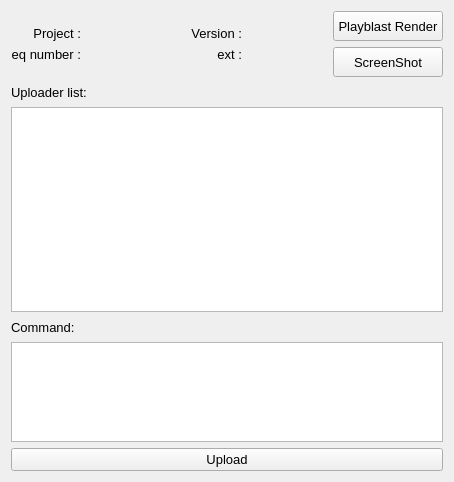
<?xml version="1.0" encoding="UTF-8"?>
<ui version="4.0">
 <class>Form</class>
 <widget class="QWidget" name="Form">
  <property name="geometry">
   <rect>
    <x>0</x>
    <y>0</y>
    <width>454</width>
    <height>482</height>
   </rect>
  </property>
  <property name="maximumSize">
   <size>
    <width>500</width>
    <height>16777215</height>
   </size>
  </property>
  <property name="windowTitle">
   <string>Shot uploader</string>
  </property>
  <layout class="QVBoxLayout" name="verticalLayout">
   <item>
    <layout class="QGridLayout" name="gridLayout_2">
     <item row="1" column="1">
      <widget class="QLabel" name="label_seq_num">
       <property name="minimumSize">
        <size>
         <width>70</width>
         <height>20</height>
        </size>
       </property>
       <property name="font">
        <font>
         <pointsize>10</pointsize>
        </font>
       </property>
       <property name="text">
        <string/>
       </property>
       <property name="alignment">
        <set>Qt::AlignLeading|Qt::AlignLeft|Qt::AlignTop</set>
       </property>
      </widget>
     </item>
     <item row="1" column="0">
      <widget class="QLabel" name="label_4">
       <property name="minimumSize">
        <size>
         <width>70</width>
         <height>20</height>
        </size>
       </property>
       <property name="maximumSize">
        <size>
         <width>70</width>
         <height>30</height>
        </size>
       </property>
       <property name="font">
        <font>
         <pointsize>10</pointsize>
        </font>
       </property>
       <property name="text">
        <string>Seq number :</string>
       </property>
       <property name="alignment">
        <set>Qt::AlignRight|Qt::AlignTop|Qt::AlignTrailing</set>
       </property>
       <property name="wordWrap">
        <bool>false</bool>
       </property>
      </widget>
     </item>
     <item row="1" column="3">
      <widget class="QLabel" name="label_ext">
       <property name="minimumSize">
        <size>
         <width>70</width>
         <height>20</height>
        </size>
       </property>
       <property name="font">
        <font>
         <pointsize>10</pointsize>
        </font>
       </property>
       <property name="text">
        <string/>
       </property>
       <property name="alignment">
        <set>Qt::AlignLeading|Qt::AlignLeft|Qt::AlignTop</set>
       </property>
      </widget>
     </item>
     <item row="0" column="0">
      <widget class="QLabel" name="label">
       <property name="minimumSize">
        <size>
         <width>70</width>
         <height>20</height>
        </size>
       </property>
       <property name="maximumSize">
        <size>
         <width>70</width>
         <height>30</height>
        </size>
       </property>
       <property name="font">
        <font>
         <pointsize>10</pointsize>
        </font>
       </property>
       <property name="layoutDirection">
        <enum>Qt::LeftToRight</enum>
       </property>
       <property name="text">
        <string>Project :</string>
       </property>
       <property name="alignment">
        <set>Qt::AlignBottom|Qt::AlignRight|Qt::AlignTrailing</set>
       </property>
      </widget>
     </item>
     <item row="0" column="2">
      <widget class="QLabel" name="label_3">
       <property name="minimumSize">
        <size>
         <width>70</width>
         <height>20</height>
        </size>
       </property>
       <property name="maximumSize">
        <size>
         <width>70</width>
         <height>30</height>
        </size>
       </property>
       <property name="font">
        <font>
         <pointsize>10</pointsize>
        </font>
       </property>
       <property name="text">
        <string>Version :</string>
       </property>
       <property name="alignment">
        <set>Qt::AlignBottom|Qt::AlignRight|Qt::AlignTrailing</set>
       </property>
      </widget>
     </item>
     <item row="0" column="3">
      <widget class="QLabel" name="label_version">
       <property name="minimumSize">
        <size>
         <width>70</width>
         <height>20</height>
        </size>
       </property>
       <property name="font">
        <font>
         <pointsize>10</pointsize>
        </font>
       </property>
       <property name="text">
        <string/>
       </property>
       <property name="alignment">
        <set>Qt::AlignBottom|Qt::AlignLeading|Qt::AlignLeft</set>
       </property>
      </widget>
     </item>
     <item row="1" column="2">
      <widget class="QLabel" name="label_5">
       <property name="minimumSize">
        <size>
         <width>70</width>
         <height>20</height>
        </size>
       </property>
       <property name="maximumSize">
        <size>
         <width>70</width>
         <height>30</height>
        </size>
       </property>
       <property name="font">
        <font>
         <pointsize>10</pointsize>
        </font>
       </property>
       <property name="text">
        <string>ext :</string>
       </property>
       <property name="alignment">
        <set>Qt::AlignRight|Qt::AlignTop|Qt::AlignTrailing</set>
       </property>
      </widget>
     </item>
     <item row="0" column="1">
      <widget class="QLabel" name="label_project">
       <property name="minimumSize">
        <size>
         <width>70</width>
         <height>20</height>
        </size>
       </property>
       <property name="font">
        <font>
         <pointsize>10</pointsize>
        </font>
       </property>
       <property name="text">
        <string/>
       </property>
       <property name="alignment">
        <set>Qt::AlignBottom|Qt::AlignLeading|Qt::AlignLeft</set>
       </property>
      </widget>
     </item>
     <item row="0" column="4">
      <widget class="QPushButton" name="pushButton_render">
       <property name="minimumSize">
        <size>
         <width>110</width>
         <height>30</height>
        </size>
       </property>
       <property name="maximumSize">
        <size>
         <width>100</width>
         <height>30</height>
        </size>
       </property>
       <property name="font">
        <font>
         <pointsize>10</pointsize>
        </font>
       </property>
       <property name="text">
        <string>Playblast Render</string>
       </property>
      </widget>
     </item>
     <item row="1" column="4">
      <widget class="QPushButton" name="pushButton_capture">
       <property name="minimumSize">
        <size>
         <width>110</width>
         <height>30</height>
        </size>
       </property>
       <property name="maximumSize">
        <size>
         <width>100</width>
         <height>30</height>
        </size>
       </property>
       <property name="font">
        <font>
         <pointsize>10</pointsize>
        </font>
       </property>
       <property name="text">
        <string>ScreenShot</string>
       </property>
      </widget>
     </item>
    </layout>
   </item>
   <item>
    <widget class="QLabel" name="label_6">
     <property name="font">
      <font>
       <pointsize>10</pointsize>
      </font>
     </property>
     <property name="text">
      <string>Uploader list:</string>
     </property>
    </widget>
   </item>
   <item>
    <widget class="QTableWidget" name="tableWidget">
     <property name="minimumSize">
      <size>
       <width>0</width>
       <height>100</height>
      </size>
     </property>
     <property name="maximumSize">
      <size>
       <width>16777215</width>
       <height>205</height>
      </size>
     </property>
     <property name="font">
      <font>
       <pointsize>10</pointsize>
      </font>
     </property>
     <property name="cornerButtonEnabled">
      <bool>true</bool>
     </property>
     <property name="rowCount">
      <number>0</number>
     </property>
     <attribute name="horizontalHeaderVisible">
      <bool>false</bool>
     </attribute>
     <attribute name="verticalHeaderVisible">
      <bool>false</bool>
     </attribute>
    </widget>
   </item>
   <item>
    <widget class="QLabel" name="label_2">
     <property name="font">
      <font>
       <pointsize>10</pointsize>
      </font>
     </property>
     <property name="text">
      <string>Command:</string>
     </property>
    </widget>
   </item>
   <item>
    <widget class="QPlainTextEdit" name="plainTextEdit_comment">
     <property name="minimumSize">
      <size>
       <width>0</width>
       <height>100</height>
      </size>
     </property>
     <property name="maximumSize">
      <size>
       <width>16777215</width>
       <height>100</height>
      </size>
     </property>
     <property name="font">
      <font>
       <pointsize>10</pointsize>
      </font>
     </property>
    </widget>
   </item>
   <item>
    <widget class="QPushButton" name="pushButton_upload">
     <property name="maximumSize">
      <size>
       <width>16777215</width>
       <height>30</height>
      </size>
     </property>
     <property name="font">
      <font>
       <pointsize>10</pointsize>
      </font>
     </property>
     <property name="text">
      <string>Upload</string>
     </property>
    </widget>
   </item>
  </layout>
 </widget>
 <resources/>
 <connections/>
</ui>
